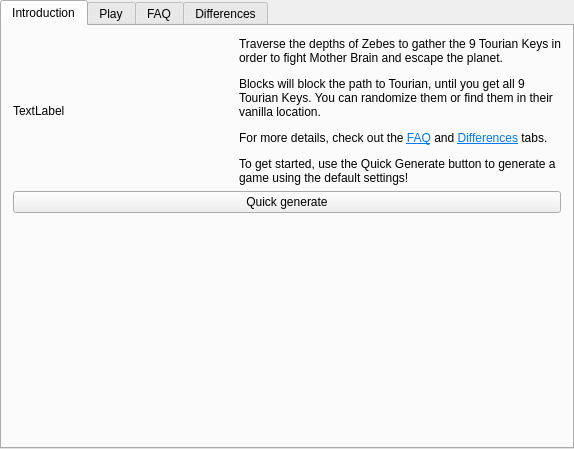
<?xml version="1.0" encoding="UTF-8"?>
<ui version="4.0">
 <class>PlanetsZebethGameTabWidget</class>
 <widget class="QTabWidget" name="PlanetsZebethGameTabWidget">
  <property name="geometry">
   <rect>
    <x>0</x>
    <y>0</y>
    <width>574</width>
    <height>449</height>
   </rect>
  </property>
  <property name="currentIndex">
   <number>0</number>
  </property>
  <widget class="QWidget" name="tab_intro">
   <attribute name="title">
    <string>Introduction</string>
   </attribute>
   <layout class="QVBoxLayout" name="intro_layout">
    <item>
     <layout class="QHBoxLayout" name="intro_cover_layout">
      <item>
       <widget class="QLabel" name="game_cover_label">
        <property name="text">
         <string>TextLabel</string>
        </property>
       </widget>
      </item>
      <item>
       <widget class="QLabel" name="intro_label">
        <property name="text">
         <string>&lt;html&gt;&lt;head/&gt;&lt;body&gt;
&lt;p&gt;Traverse the depths of Zebes to gather the 9 Tourian Keys in order to fight Mother Brain and escape the planet.&lt;/p&gt;
&lt;p&gt;Blocks will block the path to Tourian, until you get all 9 Tourian Keys. You can randomize them or find them in their vanilla location.&lt;/p&gt;
&lt;p&gt;For more details, check out the &lt;a href=&quot;tab://FAQ&quot;&gt;&lt;span style=&quot; text-decoration: underline; color:#007af4;&quot;&gt;FAQ&lt;/span&gt;&lt;/a&gt; and &lt;a href=&quot;tab://Differences&quot;&gt;&lt;span style=&quot; text-decoration: underline; color:#007af4;&quot;&gt;Differences&lt;/span&gt;&lt;/a&gt; tabs.&lt;/p&gt;
&lt;p&gt;To get started, use the Quick Generate button to generate a game using the default settings!&lt;/p&gt;&lt;/body&gt;&lt;/html&gt;</string>
        </property>
        <property name="wordWrap">
         <bool>true</bool>
        </property>
       </widget>
      </item>
     </layout>
    </item>
    <item>
     <widget class="QPushButton" name="quick_generate_button">
      <property name="text">
       <string>Quick generate</string>
      </property>
     </widget>
    </item>
    <item>
     <spacer name="intro_spacer">
      <property name="orientation">
       <enum>Qt::Vertical</enum>
      </property>
      <property name="sizeHint" stdset="0">
       <size>
        <width>20</width>
        <height>40</height>
       </size>
      </property>
     </spacer>
    </item>
   </layout>
  </widget>
  <widget class="GenerateGameWidget" name="tab_generate_game">
   <attribute name="title">
    <string>Play</string>
   </attribute>
  </widget>
  <widget class="QWidget" name="faq_tab">
   <attribute name="title">
    <string>FAQ</string>
   </attribute>
   <layout class="QGridLayout" name="faq_layout">
    <property name="leftMargin">
     <number>0</number>
    </property>
    <property name="topMargin">
     <number>0</number>
    </property>
    <property name="rightMargin">
     <number>0</number>
    </property>
    <property name="bottomMargin">
     <number>0</number>
    </property>
    <item row="0" column="0">
     <widget class="QScrollArea" name="faq_scroll_area">
      <property name="widgetResizable">
       <bool>true</bool>
      </property>
      <widget class="QWidget" name="faq_scroll_area_contents">
       <property name="geometry">
        <rect>
         <x>0</x>
         <y>0</y>
         <width>568</width>
         <height>416</height>
        </rect>
       </property>
       <layout class="QGridLayout" name="faq_scroll_layout">
        <item row="0" column="0">
         <widget class="QLabel" name="faq_label">
          <property name="text">
           <string># updated from code</string>
          </property>
          <property name="alignment">
           <set>Qt::AlignLeading|Qt::AlignLeft|Qt::AlignTop</set>
          </property>
          <property name="wordWrap">
           <bool>true</bool>
          </property>
         </widget>
        </item>
       </layout>
      </widget>
     </widget>
    </item>
   </layout>
  </widget>
  <widget class="QWidget" name="differences_tab">
   <attribute name="title">
    <string>Differences</string>
   </attribute>
   <layout class="QVBoxLayout" name="verticalLayout_2">
    <item>
     <widget class="QScrollArea" name="differences_scroll_area">
      <property name="widgetResizable">
       <bool>true</bool>
      </property>
      <widget class="QWidget" name="differences_scroll_contents">
       <property name="geometry">
        <rect>
         <x>0</x>
         <y>0</y>
         <width>536</width>
         <height>438</height>
        </rect>
       </property>
       <layout class="QVBoxLayout" name="verticalLayout">
        <item>
         <widget class="QLabel" name="differences_label">
          <property name="text">
           <string>&lt;html&gt;&lt;head/&gt;&lt;body&gt;&lt;p&gt;Randovania makes some changes to the original game in order to improve the game experience or to simply fix bugs in the original game.&lt;br/&gt;Many changes are optional and can be disabled in the options Randovania provides, but the following are &lt;span style=&quot; font-weight:600;&quot;&gt;always&lt;/span&gt; there:&lt;/p&gt;&lt;ul style=&quot;margin-top: 0px; margin-bottom: 0px; margin-left: 0px; margin-right: 0px; -qt-list-indent: 1;&quot;&gt;&lt;li style=&quot; margin-top:12px; margin-bottom:12px; margin-left:0px; margin-right:0px; -qt-block-indent:0; text-indent:0px;&quot;&gt;Only Zebeth planet is available since we are randomizing original Metroid.&lt;/li&gt;&lt;li style=&quot; margin-top:12px; margin-bottom:12px; margin-left:0px; margin-right:0px; -qt-block-indent:0; text-indent:0px;&quot;&gt;
The game will now use a different save directory.&lt;/li&gt;&lt;li style=&quot; margin-top:12px; margin-bottom:12px; margin-left:0px; margin-right:0px; -qt-block-indent:0; text-indent:0px;&quot;&gt;Kraid and Ridley now spawn 2 items (Big Missile and Tourian Key) which can be randomized.&lt;/li&gt;&lt;/ul&gt;&lt;p&gt;&lt;br/&gt;&lt;/p&gt;&lt;p&gt;&lt;br/&gt;&lt;/p&gt;&lt;p&gt;&lt;br/&gt;&lt;/p&gt;&lt;p&gt;&lt;br/&gt;&lt;/p&gt;&lt;p&gt;&lt;br/&gt;&lt;/p&gt;&lt;/body&gt;&lt;/html&gt;</string>
          </property>
          <property name="alignment">
           <set>Qt::AlignLeading|Qt::AlignLeft|Qt::AlignVCenter</set>
          </property>
          <property name="wordWrap">
           <bool>true</bool>
          </property>
         </widget>
        </item>
       </layout>
      </widget>
     </widget>
    </item>
   </layout>
  </widget>
 </widget>
 <layoutdefault spacing="6" margin="11"/>
 <customwidgets>
  <customwidget>
   <class>GenerateGameWidget</class>
   <extends>QWidget</extends>
   <header location="global">randovania/gui/widgets/generate_game_widget.h</header>
   <container>1</container>
  </customwidget>
 </customwidgets>
 <resources/>
 <connections/>
</ui>
